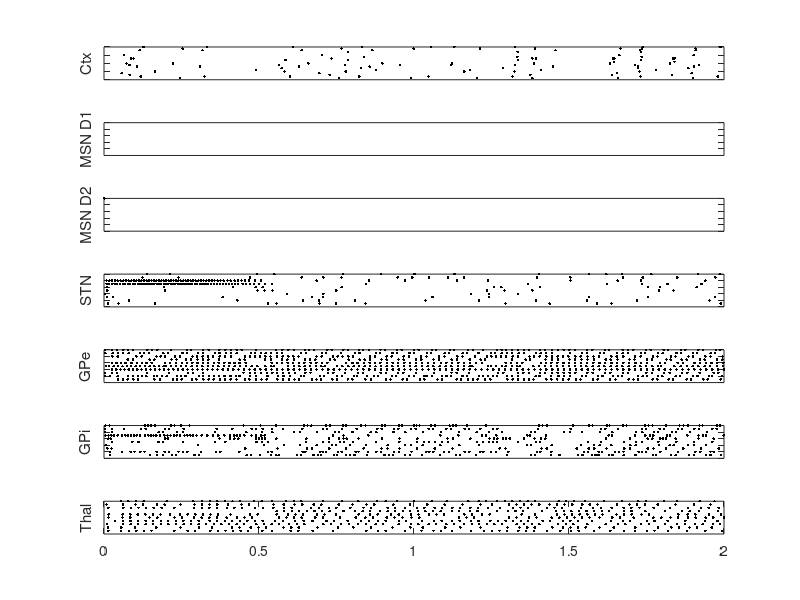

Write MATLAB code to recreate this figure.
function [] = rasterplot()

  load('simulate_network_model')

  strings = {'Ctx'; 'MSN D1'; 'MSN D2'; 'STN'; 'GPe'; 'GPi'; 'Thal'}
  aps = [Cor_APs, Striat_APs_dr, Striat_APs_indr, STN_APs, GPe_APs, GPi_APs, TH_APs];
  len = [20, 10, 10, 10, 10, 10, 10];
  n = 7;
  k = 0;

  for j = 1:n
    ax = subplot(n, 1, j);
    times = [];
    dots = [];
    nspk = 0;
    for i = 1:len(j)
      k = k + 1;
      ap = aps(k);
      times = [times; ap.times];
      dots = [dots; ones(length(ap.times), 1) .* i];
      nspk = nspk + length(ap.times);
    end
    plot(ax, times, dots, 'LineStyle', 'none', 'Marker', '.', 'Color', 'black');
    xlim(ax, [0,2])
    ylim(ax, [0,len(j)])
    ylabel(ax, strings{j})
    if j == n
      axis('ticx', 'labelx')
    else
      axis('ticy', 'nolabel')
    end
    
    disp(strings{j}); disp(nspk / 2. / len(j))
  end
end